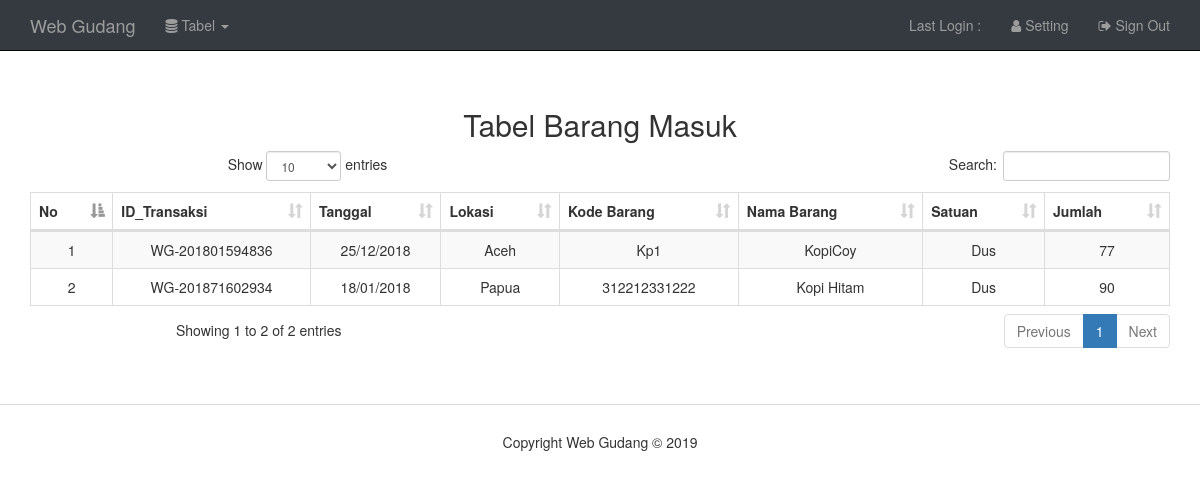
The page /index.php/user/tabel_barangmasuk on the database its author committed.
### tables this page shows
CREATE TABLE `tb_barang_masuk` (
  `id_transaksi` varchar(50) NOT NULL,
  `tanggal` varchar(20) NOT NULL,
  `lokasi` varchar(100) NOT NULL,
  `kode_barang` varchar(100) NOT NULL,
  `nama_barang` varchar(100) NOT NULL,
  `satuan` varchar(50) NOT NULL,
  `jumlah` varchar(10) NOT NULL
);

### application/controllers/User.php (called while the page is built, shortened)
<?php
class User extends CI_Controller
{
  function __construct()
  {
    $this->load->model('M_user');
  }
  public function tabel_barangmasuk()
  {
    $this->load->view('user/templates/header.php');
    $data['list_data'] = $this->M_user->select('tb_barang_masuk');
    $this->load->view('user/tabel/tabel_barangmasuk',$data);
    $this->load->view('user/templates/footer.php');
  }
}
?>

### index.php (called while the page is built, shortened)
<?php
require_once BASEPATH.'core/CodeIgniter.php';

### application/models/M_user.php (called while the page is built, shortened)
<?php
class M_user extends CI_Model{
  public function select($tabel)
  {
    return $this->db->select()
                    ->from($tabel)
                    ->get()->result();
  }
}
 ?>

### application/views/user/tabel/tabel_barangmasuk.php (the view, shortened to what this page needs)
<br><br><br>
    <div class="container text-center" style="margin: 2em auto;">
    <h2 class="tex-center">Tabel Barang Masuk</h2>
    <table class="table table-bordered table-striped" style="margin: 2em auto;" id="tabel_barangmasuk">
    <thead>
      <tr>
        <th>No</th>
        <th>ID_Transaksi</th>
        <th>Tanggal</th>
        <th>Lokasi</th>
        <th>Kode Barang</th>
        <th>Nama Barang</th>
        <th>Satuan</th>
        <th>Jumlah</th>
      </tr>
    </thead>
    <tbody>
      <tr>
        <?php if(is_array($list_data)){ ?>
        <?php $no = 1;?>
        <?php foreach($list_data as $dd): ?>
          <td><?=$no?></td>
          <td><?=$dd->id_transaksi?></td>
          <td><?=$dd->tanggal?></td>
          <td><?=$dd->lokasi?></td>
          <td><?=$dd->kode_barang?></td>
          <td><?=$dd->nama_barang?></td>
          <td><?=$dd->satuan?></td>
          <td><?=$dd->jumlah?></td>
      </tr>
    <?php $no++; ?>
    <?php endforeach;?>
    <?php }else { ?>
          <td colspan="7" align="center"><strong>Data Kosong</strong></td>
    <?php } ?>
    </tbody>
  </table>
  </div>

### assets/simple-sidebar/css/simple-sidebar.css (style rules this page uses)
body { overflow-x: hidden; }

### application/views/user/templates/header.php (style rules this page uses)
.text-center { text-align: center!important; }

### rows shown on the page
tb_barang_masuk: id_transaksi "WG-201801594836", tanggal "25/12/2018", lokasi "Aceh", kode_barang "Kp1", nama_barang "KopiCoy", satuan "Dus", jumlah "77"
tb_barang_masuk: id_transaksi "WG-201871602934", tanggal "18/01/2018", lokasi "Papua", kode_barang "312212331222", nama_barang "Kopi Hitam", satuan "Dus", jumlah "90"
